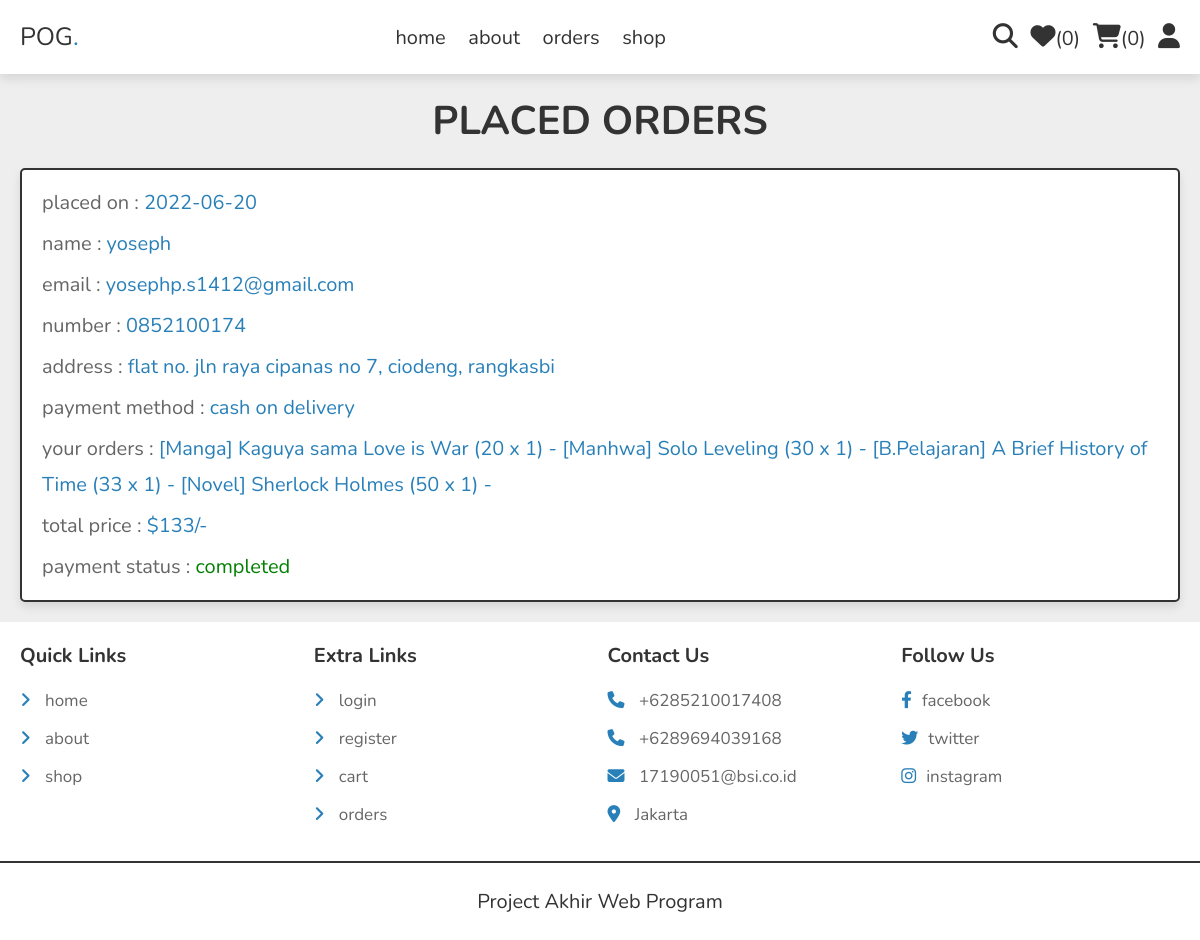
/orders.php (signed in), run on the app's committed database.
### tables this page shows
CREATE TABLE `orders` (
  `id` int(100) NOT NULL,
  `user_id` int(100) NOT NULL,
  `name` varchar(20) NOT NULL,
  `number` varchar(10) NOT NULL,
  `email` varchar(50) NOT NULL,
  `method` varchar(50) NOT NULL,
  `address` varchar(50) NOT NULL,
  `total_products` varchar(1000) NOT NULL,
  `total_price` int(100) NOT NULL,
  `placed_on` date NOT NULL DEFAULT current_timestamp(),
  `payment_status` varchar(20) NOT NULL
);

### orders.php (the view, shortened to what this page needs)
<?php
include 'components/connect.php';
if(isset($_SESSION['user_id'])){
   $user_id = $_SESSION['user_id'];
}else{
   $user_id = '';
};
?>
<!DOCTYPE html>
<html lang="en">
<head>
   <link rel="stylesheet" href="https://cdnjs.cloudflare.com/ajax/libs/font-awesome/6.1.1/css/all.min.css">
   <link rel="stylesheet" href="css/style.css">
</head>
<body>
<?php include 'components/user_header.php'; ?>
<section class="orders">
   <h1 class="heading">placed orders</h1>
   <div class="box-container">
   <?php
      if($user_id == ''){
         echo '<p class="empty">please login to see your orders</p>';
      }else{
         $select_orders = $conn->prepare("SELECT * FROM `orders` WHERE user_id = ?");
         $select_orders->execute([$user_id]);
         if($select_orders->rowCount() > 0){
            while($fetch_orders = $select_orders->fetch(PDO::FETCH_ASSOC)){
   ?>
   <div class="box">
      <p>placed on : <span><?= $fetch_orders['placed_on']; ?></span></p>
      <p>name : <span><?= $fetch_orders['name']; ?></span></p>
      <p>email : <span><?= $fetch_orders['email']; ?></span></p>
      <p>number : <span><?= $fetch_orders['number']; ?></span></p>
      <p>address : <span><?= $fetch_orders['address']; ?></span></p>
      <p>payment method : <span><?= $fetch_orders['method']; ?></span></p>
      <p>your orders : <span><?= $fetch_orders['total_products']; ?></span></p>
      <p>total price : <span>$<?= $fetch_orders['total_price']; ?>/-</span></p>
      <p> payment status : <span style="color:<?php if($fetch_orders['payment_status'] == 'pending'){ echo 'red'; }else{ echo 'green'; }; ?>"><?= $fetch_orders['payment_status']; ?></span> </p>
   </div>
   <?php
      }
      }else{
         echo '<p class="empty">no orders placed yet!</p>';
      }
      }
   ?>
   </div>
</section>
<?php include 'components/footer.php'; ?>
</body>
</html>

### css/style.css (style rules this page uses)
:root { --main-color:#2980b9; --orange:#f39c12; --red:#e74c3c; --black:#333; --white:#fff; --light-color:#666; --light-bg:#eee; --border:.2rem solid var(--black); --box-shadow:0 .5rem 1rem rgba(0,0,0,.1); }
* { font-family: 'Nunito', sans-serif; margin:0; padding:0; box-sizing: border-box; outline: none; border:none; text-decoration: none; }
html { font-size: 62.5%; overflow-x: hidden; }
body { background-color: var(--light-bg); }
section { padding:2rem; max-width: 1200px; margin:0 auto; }
.heading { font-size: 4rem; color:var(--black); margin-bottom: 2rem; text-align: center; text-transform: uppercase; }
.orders .box-container { display: flex; flex-wrap: wrap; gap:1.5rem; align-items: flex-start; }
.orders .box-container .box { padding:1rem 2rem; flex:1 1 40rem; border:var(--border); background-color: var(--white); box-shadow: var(--box-shadow); border-radius: .5rem; }
.orders .box-container .box p { margin:.5rem 0; line-height: 1.8; font-size: 2rem; color:var(--light-color); }
.orders .box-container .box p span { color:var(--main-color); }

### data on the page
orders: placed_on "2022-06-20", name "yoseph", email "yosephp.s1412@gmail.com", number "0852100174", address "flat no. jln raya cipanas no 7, ciodeng, rangkasbi", method "cash on delivery", total_products "[Manga] Kaguya sama Love is War (20 x 1) - [Manhwa] Solo Leveling (30 x 1) - [B.Pelajaran] A Brief History of Time (33 x 1) - [Novel] Sherlock Holmes (50 x 1) -", total_price "133", payment_status "completed"

### other printed values
$total_wishlist_counts "0"
$total_cart_counts "0"
